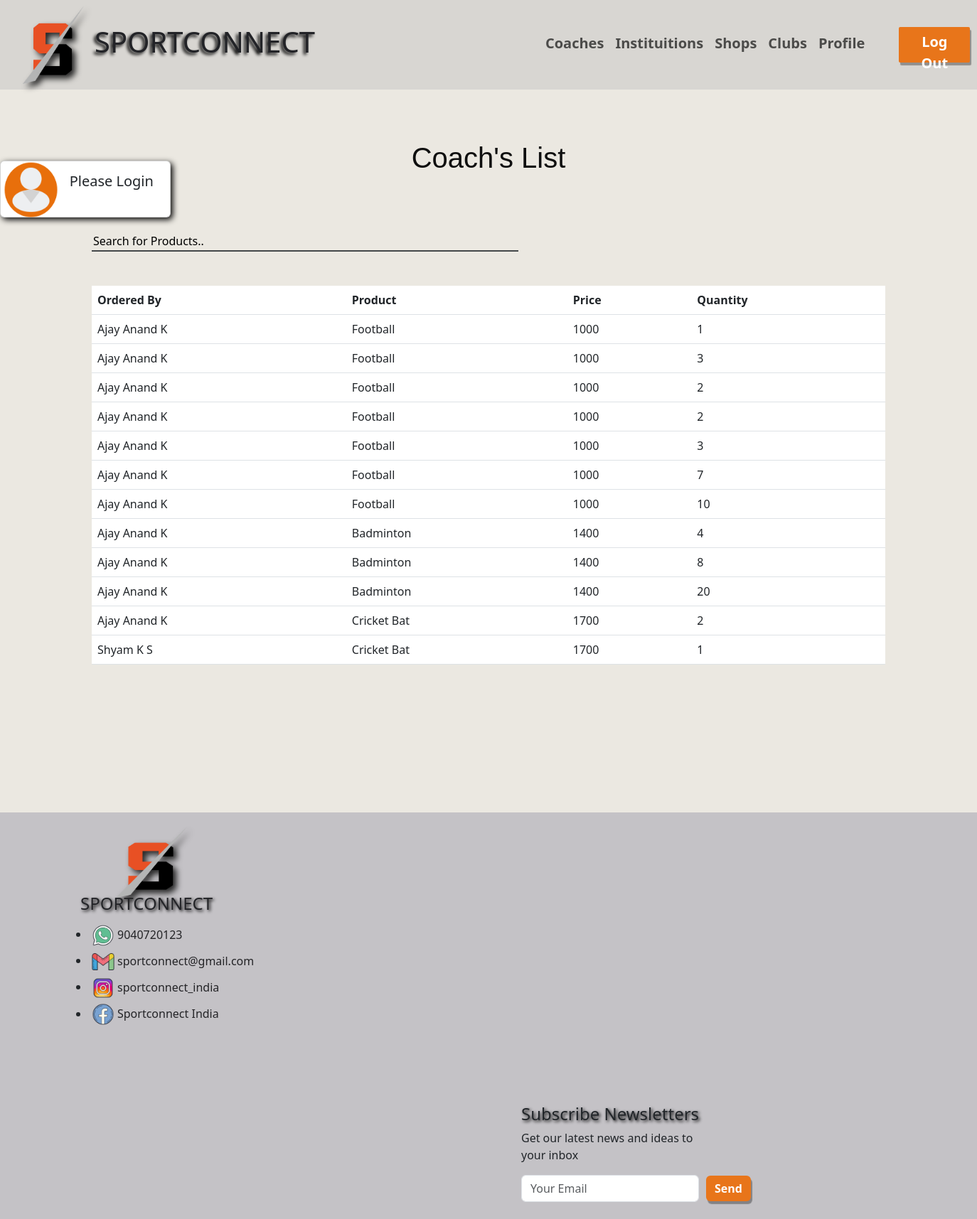
Screenshot of /vieworders (signed in) with the database file from the repository.
### app1/models.py (models this page shows, shortened)
class order(models.Model):
    username = models.ForeignKey(commonuser, on_delete=models.CASCADE)
    shopname = models.ForeignKey(product, on_delete=models.CASCADE, related_name='orders_by_shopname')
    productname=models.ForeignKey(product, on_delete=models.CASCADE, related_name='orders_by_productname')
    price=models.ForeignKey(product, on_delete=models.CASCADE)
    quantity=models.CharField(max_length=200)

class commonuser(models.Model):
    username=models.CharField(max_length=200)
    phone=models.CharField(max_length=200)
    age=models.CharField(max_length=200)
    gender=models.CharField(max_length=200)
    location=models.CharField(max_length=200)
    email=models.CharField(max_length=200)
    image=models.ImageField(upload_to='cmnusers')
    password=models.CharField(max_length=200)
    def __str__(self):
        return self.username

class product(models.Model):
    shopname = models.ForeignKey(shops, on_delete=models.CASCADE)
    productname=models.CharField(max_length=200)
    brandname=models.CharField(max_length=200)
    price=models.CharField(max_length=200)

### app1/views.py (the view)
# urls.py: path('vieworders',views.vieworders, name="vieworders"),
def vieworders(request):
    tem = request.session['shid']
    vpro = shops.objects.get(id=tem)
    pro = product.objects.filter(shopname=vpro)
    iusers = order.objects.filter(shopname__in=pro)
    return render(request,'vieworders.html', {'res': iusers})

### templates/vieworders.html (shortened to what this page needs)
{% extends 'base.html' %}
{% block content %}
{% load static %}
<br><br><br>
<div class="container">
  <h1 align="center" style="color: rgb(15, 15, 15); font-family: Verdana, Geneva, Tahoma, sans-serif">Coach's List</h1>
  <br><br><br>
  <input type="text" id="myInput" onkeyup="myFunction()" placeholder="Search for Products.." title="Type in a name" style="width: 600px; background-color: transparent; border: none; border-bottom: 2px solid rgb(68, 72, 74);">
  <br><br><br>
    <table class="table" id="myTable">
        <thead>
          <tr>
            <th scope="col">Ordered By</th>
            <th scope="col">Product</th>
            <th scope="col">Price</th>
            <th scope="col">Quantity</th>
          </tr>
        </thead>
        <tbody>
        {% for p in res %}
          <tr>
            <td>{{p.username}}</td>
            <td>{{p.shopname.productname}}</td>
            <td>{{p.shopname.price}}</td>
            <td>{{p.quantity}}</td>
          </tr>
        {% endfor %}
        </tbody>
      </table>
      <br><br><br><br><br>
</div>
{% endblock %}

### templates/base.html (style rules this page uses)
body { font-family: "Segoe UI", Tahoma, Geneva, Verdana, sans-serif; }

### templates/vieworders.html (style rules this page uses)
::placeholder { color: black; opacity: 1; }

### rows the page displays
order: username "Ajay Anand K", shopname.productname "Football", shopname.price "1000", quantity "1"
order: username "Ajay Anand K", shopname.productname "Football", shopname.price "1000", quantity "3"
order: username "Ajay Anand K", shopname.productname "Football", shopname.price "1000", quantity "2"
order: username "Ajay Anand K", shopname.productname "Football", shopname.price "1000", quantity "2"
order: username "Ajay Anand K", shopname.productname "Football", shopname.price "1000", quantity "3"
order: username "Ajay Anand K", shopname.productname "Football", shopname.price "1000", quantity "7"
order: username "Ajay Anand K", shopname.productname "Football", shopname.price "1000", quantity "10"
order: username "Ajay Anand K", shopname.productname "Badminton", shopname.price "1400", quantity "4"
order: username "Ajay Anand K", shopname.productname "Badminton", shopname.price "1400", quantity "8"
order: username "Ajay Anand K", shopname.productname "Badminton", shopname.price "1400", quantity "20"
order: username "Ajay Anand K", shopname.productname "Cricket Bat", shopname.price "1700", quantity "2"
order: username "Shyam K S", shopname.productname "Cricket Bat", shopname.price "1700", quantity "1"
